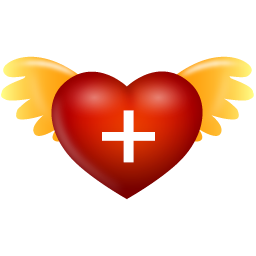
#> input picture 图片的转换/resource/images/heart.png, 256 x 256 px
$ python '调整大小.py'
#> lines starting #> are read from the running program, lines starting #| are printed output that depends on the picture
# !/usr/bin/env python
# -*-coding:utf-8 -*-
# @Project : 工程4
# @File    : 调整大小.py
# @Time    : 2022/10/20 18:43
# @Author  : paopaokele
# @Version : python3.10
# @IDE     : PyCharm
# @Origin  : https://blog.csdn.net/weixin_44799217/article/details/115396251
# @Description: $END$


import os
from typing import Tuple, List, Union

from PIL import Image


class AlterSize(object):
    def __init__(self, path: str, new_size):
        if isinstance(new_size, (tuple, list)):
            new_size: Union[Tuple[int, int], List[int, int]]
            self.new_size = new_size

        elif isinstance(new_size, (str, int)):
            # 按比例调整大小
            new_size: Union[str, int]
            rate = int(new_size)

            img_path = Image.open(path)
            self.new_size = list(map(lambda x: x * rate // 100, img_path.size))
            print("Image:", self.new_size)

        self.path = path

    @staticmethod
    def getSavePath(path, new_dir, new_ex="png"):
        """
        生成保存路径
        :param path: 要处理的图像的路径
        :type path: resource\imaaes\rainbow_ball.png
        :param new_dir: 保存图像的新目录的名称
        :type new_dir: "sizes"
        :param new_ex: 新文件的扩展名
        :type new_ex: defaults to png (optional)
        :return: 保存路径
        :rtype: resource\sizes\rainbow_ball.png
        """
        # 标准化路径normpath
        p_list = os.path.normpath(path).split(os.sep)

        # print(p_list)
        # 前缀
        p_list[-2] = new_dir
        prefix_path = os.path.join(*p_list[:-1])
        if not os.path.exists(prefix_path):
            os.mkdir(prefix_path)
        # print(prefix_path)

        # 后缀
        f_list = p_list.pop().split(".")
        f_list[-1] = new_ex
        postfix = ".".join(f_list)
        p_list.append(postfix)

        s_path = os.path.join(*p_list)
        return s_path

    def setImage(self, path) -> str:
        """
        调整图片大小
        :param path: 待处理图像的路径
        """
#> called with path = 'resource/images/heart.png'
        save_path = self.getSavePath(path, "sizes")
        #  待处理图片路径
        img_path = Image.open(path)
#> img_path is the input picture: PIL image 256x256 RGBA; mean R, G, B, A 180.1, 143.5, 126.8, 79.6
        #  resize图片大小，入口参数为一个tuple，新的图片的大小
        img_size = img_path.resize(self.new_size)
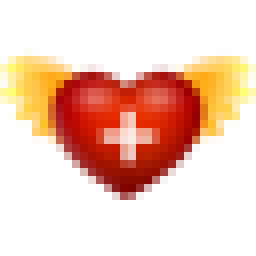
#> img_size: PIL image 32x32 RGBA (shown 8 times larger); mean R, G, B, A 79.5, 38.9, 17, 79.5; transparent parts drawn white
        #  处理图片后存储路径，以及存储格式
        img_size.save(save_path)
        return save_path

    def setImages(self) -> List[str]:
        #  待处理图片路径下的所有文件名字
        all_file_names = os.listdir(self.path)

        save_path_list = []
        for file_name in all_file_names:
            path = os.path.join(self.path, file_name)
            save_path = self.setImage(path)
            save_path_list.append(save_path)
        return save_path_list

    def main(self) -> str or List[str]:
        '''
        对路径和文件分开处理
        :returns save_path:
        '''
        if not os.path.exists(self.path):
            raise FileNotFoundError("路径找不到")

        if os.path.isdir(self.path):
            save_path = self.setImages()
        elif os.path.isfile(self.path):
            save_path = self.setImage(self.path)
        else:
            raise FileNotFoundError("输入路径有误")

        return save_path


if __name__ == '__main__':
    a = AlterSize("resource/images/heart.png", (32, 32))
    save_path = a.main()
    print(save_path)
    ...
